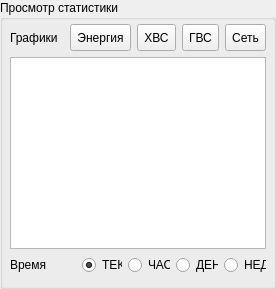
                 <widget class="QGroupBox" name="box_GraphsViewer">
                  <property name="title">
                   <string>Просмотр статистики</string>
                  </property>
                  <layout class="QGridLayout" name="gridLayout_8">
                   <property name="leftMargin">
                    <number>7</number>
                   </property>
                   <property name="topMargin">
                    <number>4</number>
                   </property>
                   <property name="rightMargin">
                    <number>7</number>
                   </property>
                   <item row="3" column="1">
                    <layout class="QHBoxLayout" name="horizontalLayout_10">
                     <item>
                      <widget class="QLabel" name="label_4">
                       <property name="text">
                        <string>Время</string>
                       </property>
                      </widget>
                     </item>
                     <item>
                      <widget class="QRadioButton" name="radioButton">
                       <property name="maximumSize">
                        <size>
                         <width>40</width>
                         <height>16777215</height>
                        </size>
                       </property>
                       <property name="text">
                        <string>ТЕК</string>
                       </property>
                       <property name="checked">
                        <bool>true</bool>
                       </property>
                      </widget>
                     </item>
                     <item>
                      <widget class="QRadioButton" name="radioButton_2">
                       <property name="maximumSize">
                        <size>
                         <width>42</width>
                         <height>16777215</height>
                        </size>
                       </property>
                       <property name="text">
                        <string>ЧАС</string>
                       </property>
                      </widget>
                     </item>
                     <item>
                      <widget class="QRadioButton" name="radioButton_3">
                       <property name="maximumSize">
                        <size>
                         <width>42</width>
                         <height>16777215</height>
                        </size>
                       </property>
                       <property name="text">
                        <string>ДЕН</string>
                       </property>
                      </widget>
                     </item>
                     <item>
                      <widget class="QRadioButton" name="radioButton_4">
                       <property name="maximumSize">
                        <size>
                         <width>42</width>
                         <height>16777215</height>
                        </size>
                       </property>
                       <property name="text">
                        <string>НЕД</string>
                       </property>
                      </widget>
                     </item>
                    </layout>
                   </item>
                   <item row="0" column="1">
                    <layout class="QHBoxLayout" name="horizontalLayout_9">
                     <item>
                      <widget class="QLabel" name="lbl_ReadOnly73">
                       <property name="text">
                        <string>Графики</string>
                       </property>
                      </widget>
                     </item>
                     <item>
                      <widget class="QToolButton" name="toolButton_2">
                       <property name="styleSheet">
                        <string notr="true">min-height: 20</string>
                       </property>
                       <property name="text">
                        <string>Энергия</string>
                       </property>
                       <property name="checkable">
                        <bool>true</bool>
                       </property>
                      </widget>
                     </item>
                     <item>
                      <widget class="QToolButton" name="toolButton_3">
                       <property name="styleSheet">
                        <string notr="true">min-height: 20</string>
                       </property>
                       <property name="text">
                        <string>ХВС</string>
                       </property>
                       <property name="checkable">
                        <bool>true</bool>
                       </property>
                      </widget>
                     </item>
                     <item>
                      <widget class="QToolButton" name="toolButton">
                       <property name="styleSheet">
                        <string notr="true">min-height: 20</string>
                       </property>
                       <property name="text">
                        <string>ГВС</string>
                       </property>
                       <property name="checkable">
                        <bool>true</bool>
                       </property>
                      </widget>
                     </item>
                     <item>
                      <widget class="QToolButton" name="toolButton_4">
                       <property name="styleSheet">
                        <string notr="true">min-height: 20</string>
                       </property>
                       <property name="text">
                        <string>Сеть</string>
                       </property>
                       <property name="checkable">
                        <bool>true</bool>
                       </property>
                      </widget>
                     </item>
                    </layout>
                   </item>
                   <item row="1" column="1">
                    <widget class="PlotWidget" name="plw_Big"/>
                   </item>
                  </layout>
                 </widget>
